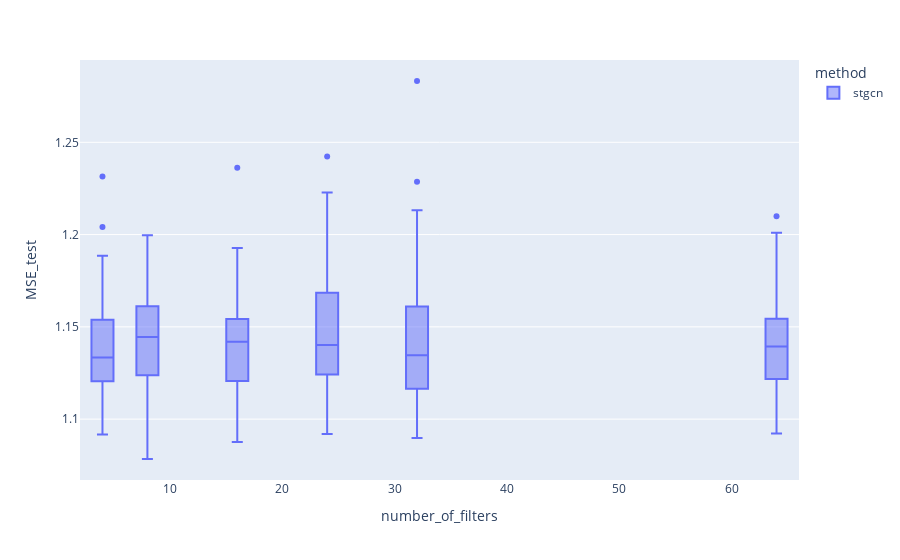

Notebook code cell kept with this figure:
### Code cell
gnar_stgcn_3.plot.box(backend='plotly',x='number_of_filters',color='method',y='MSE_test')

### Figure 1 — Plotly figure (JSON) as saved in the notebook; plotly's stock layout.template omitted (floating-point values rounded to 4 significant figures; data arrays with more than 128 entries replaced by an {"elided": "..."} marker saying what was removed)
{"data": [{"alignmentgroup": "True", "hovertemplate": "method=stgcn<br>number_of_filters=%{x}<br>MSE_test=%{y}<extra></extra>", "legendgroup": "stgcn", "marker": {"color": "#636efa"}, "name": "stgcn", "notched": false, "offsetgroup": "stgcn", "orientation": "v", "showlegend": true, "type": "box", "x": {"elided": "600 int values"}, "x0": " ", "xaxis": "x", "y": {"elided": "600 float values"}, "y0": " ", "yaxis": "y"}], "layout": {"autosize": true, "boxmode": "group", "legend": {"title": {"text": "method"}, "tracegroupgap": 0}, "margin": {"t": 60}, "xaxis": {"anchor": "y", "autorange": true, "domain": [0, 1], "range": [2, 66], "title": {"text": "number_of_filters"}, "type": "linear"}, "yaxis": {"anchor": "x", "autorange": true, "domain": [0, 1], "range": [1.067, 1.295], "title": {"text": "MSE_test"}, "type": "linear"}}}
